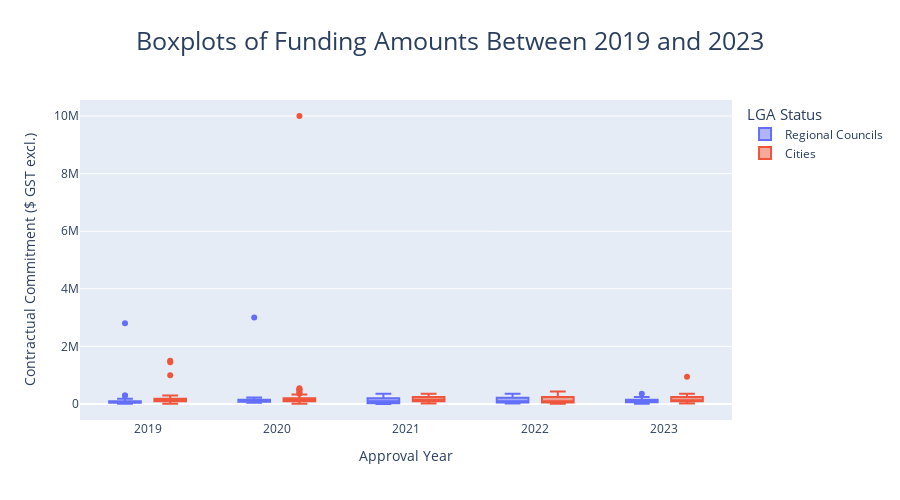

Notebook source saved alongside this figure:
### Markdown cell above
## **Visualisation 2**
Considering that the presence of large outliers is known, using box plots provide informative visualiation of the distribuiton of the grants as outliers won't impact the median as much as the mean. This is also being split over multiple years to highlight any trends in the outliers.

### Code cell
# Set up Boxplot
part_b_boxes1 = px.box(cleaned_df.reset_index(), 
                       x = "Approval Year", 
                       y="Contractual Commitment ($ GST excl.)", 
                       color = "LGA Status",
                       hover_name = "Program Name",
                       hover_data = ["Recipient Name", "Investment/Project Title"],
                       title = "Boxplots of Funding Amounts Between 2019 and 2023")

part_b_boxes1.update_layout(
    title_font_size=25,
    title_x=0.5,
    legend_title_font_size=15,
    height=500
)

### Figure 1 — Plotly figure (JSON) as saved in the notebook; plotly's stock layout.template omitted (floating-point values rounded to 4 significant figures; data arrays with more than 128 entries replaced by an {"elided": "..."} marker saying what was removed)
{"data": [{"alignmentgroup": "True", "customdata": {"elided": "97x2 str values"}, "hovertemplate": "<b>%{hovertext}</b><br><br>LGA Status=Regional Councils<br>Approval Year=%{x}<br>Contractual Commitment ($ GST excl.)=%{y}<br>Recipient Name=%{customdata[0]}<br>Investment/Project Title=%{customdata[1]}<extra></extra>", "hovertext": ["Ignite Ideas Fund", "Aboriginal and Torres Strait Islander PhD Scholarships", "Hot DesQ", "Hot DesQ", "Hot DesQ", "Ignite Ideas Fund", "Ignite Ideas Fund", "Ignite Ideas Fund", "Ignite Ideas Fund", "Ignite Ideas Fund", "Ignite Ideas Fund", "Industry Research Fellowships", "Industry Research Fellowships", "Industry Research Fellowships", "Industry Research Fellowships", "Industry Research Fellowships", "Ignite Ideas Fund", "Startup Gladstone - EarlyPreneur Programme", "Regional Startup Hubs Support Program", "Regional Startup Hubs Support Program", "Regional Startup Hubs Support Program", "Regional Startup Hubs Support Program", "Regional Startup Hubs Support Program", "Rockhampton Technology and Innovation Centre", "Regional Startup Hubs Support Program", "Regional Startup Hubs Support Program", "Regional Startup Hubs Support Program", "Regional Startup Hubs Support Program", "Regional Startup Hubs Support Program", "Regional Startup Hubs Support Program", "Regional Startup Hubs Support Program", "Regional Startup Hubs Support Program", "Regional Network Fund", "Regional Network Fund", "Advancing Regional Innovation Program", "Advancing Regional Innovation Program", "Agtech and Logistics Hub", "Deadly Innovation", "Ignite Ideas Fund", "Ignite Ideas Fund", "Ignite Ideas Fund", "Ignite Ideas Fund", "Industry Research Fellowships", "Industry Research Fellowships", "Industry Research Fellowships", "Open Innovation Challenge", "Queensland Connects", "Queensland Connects", "Queensland Connects", "Ignite Ideas Fund", "Sunramp Accelerator Program", "Deadly Innovation", "Ignite Ideas Fund", "Regional Network Fund", "Regional Futures - Events and Activations", "Regional Futures - Events and Activations", "Regional Futures - Events and Activations", "Regional Futures - ED Qld Con Teams", "Regional Futures - ED Qld Con Teams", "Regional Futures - ED Qld Con Teams", "Regional Futures - ED PUQRSIN", "Regional Futures - ED PUQRSIN", "Regional Futures - ED PUQRSIN", "Industry Research Fellowships", "Industry Research Fellowships", "Industry Research Fellowships", "Industry Research Fellowships", "Ignite Ideas Fund", "Ignite Ideas Fund", "Ignite Ideas Fund", "Ignite Ideas Fund", "Ignite Ideas Fund", "Ignite Ideas Fund", "Regional Futures - Collaborative Projects", "Regional Futures - Collaborative Projects", "Regional Futures - Collaborative Projects", "Industry Research Fellowships", "Industry Research Fellowships", "Industry Research Fellowships", "Regional Futures - ED TFN Cluster", "Regional Futures - Ecosystem Development", "Ignite Ideas Fund", "Ignite Ideas Fund", "Regional Futures - Events and Activations", "Regional Futures - Events and Activations", "Regional Futures - Events and Activations", "Regional Futures - Collaborative Projects", "Female Founders Program", "Female Founders Program", "Female Founders Program", "Industry Research Fellowships", "Industry Research Fellowships", "Ignite Ideas Fund", "Ignite Ideas Fund", "Ignite Ideas Fund", "Female Founders Program", "Female Founders Program"], "legendgroup": "Regional Councils", "marker": {"color": "#636efa"}, "name": "Regional Councils", "notched": false, "offsetgroup": "Regional Councils", "orientation": "v", "showlegend": true, "type": "box", "x": [2019, 2019, 2019, 2019, 2019, 2019, 2019, 2019, 2019, 2019, 2019, 2019, 2019, 2019, 2019, 2019, 2019, 2019, 2019, 2019, 2019, 2019, 2019, 2019, 2019, 2019, 2019, 2019, 2019, 2019, 2019, 2019, 2020, 2020, 2020, 2020, 2020, 2020, 2020, 2020, 2020, 2020, 2020, 2020, 2020, 2020, 2020, 2020, 2020, 2020, 2020, 2021, 2021, 2021, 2021, 2021, 2021, 2021, 2021, 2021, 2021, 2021, 2021, 2021, 2021, 2021, 2021, 2021, 2021, 2021, 2021, 2021, 2021, 2022, 2022, 2022, 2022, 2022, 2022, 2022, 2022, 2022, 2022, 2022, 2022, 2023, 2023, 2023, 2023, 2023, 2023, 2023, 2023, 2023, 2023, 2023, 2023], "x0": " ", "xaxis": "x", "y": [90000, 107084, 8000, 6000, 6000, 100000, 100000, 100000, 100000, 99462, 100000, 82440, 300000, 300000, 180000, 80000, 99500, 60000, 21347, 75000, 75000, 75000, 43750, 2800000, 7500, 7500, 75000, 40290, 7500, 75000, 75000, 75000, 75000, 75000, 230000, 45000, 3000000, 70000, 150000, 200000, 100000, 100000, 150000, 86952, 90000, 74000, 96190, 100000, 52668, 100000, 160000, 100000, 100000, 25108, 5000, 20000, 680, 30000, 30000, 21726, 203750, 203750, 203750, 240000, 160000, 240000, 360000, 150000, 100000, 99560, 92400, 100000, 100000, 199676, 100000, 60000, 240000, 360000, 240000, 37500, 200000, 100000, 100000, 22000, 15250, 10000, 200000, 36960, 36650, 90000, 240000, 360000, 100000, 100000, 100000, 99944, 100000], "y0": " ", "yaxis": "y"}, {"alignmentgroup": "True", "customdata": {"elided": "297x2 str values"}, "hovertemplate": "<b>%{hovertext}</b><br><br>LGA Status=Cities<br>Approval Year=%{x}<br>Contractual Commitment ($ GST excl.)=%{y}<br>Recipient Name=%{customdata[0]}<br>Investment/Project Title=%{customdata[1]}<extra></extra>", "hovertext": {"elided": "297 str values"}, "legendgroup": "Cities", "marker": {"color": "#EF553B"}, "name": "Cities", "notched": false, "offsetgroup": "Cities", "orientation": "v", "showlegend": true, "type": "box", "x": {"elided": "297 int values"}, "x0": " ", "xaxis": "x", "y": {"elided": "297 int values"}, "y0": " ", "yaxis": "y"}], "layout": {"boxmode": "group", "height": 500, "legend": {"title": {"font": {"size": 15}, "text": "LGA Status"}, "tracegroupgap": 0}, "title": {"font": {"size": 25}, "text": "Boxplots of Funding Amounts Between 2019 and 2023", "x": 0.5}, "xaxis": {"anchor": "y", "domain": [0, 1], "title": {"text": "Approval Year"}}, "yaxis": {"anchor": "x", "domain": [0, 1], "title": {"text": "Contractual Commitment ($ GST excl.)"}}}}
